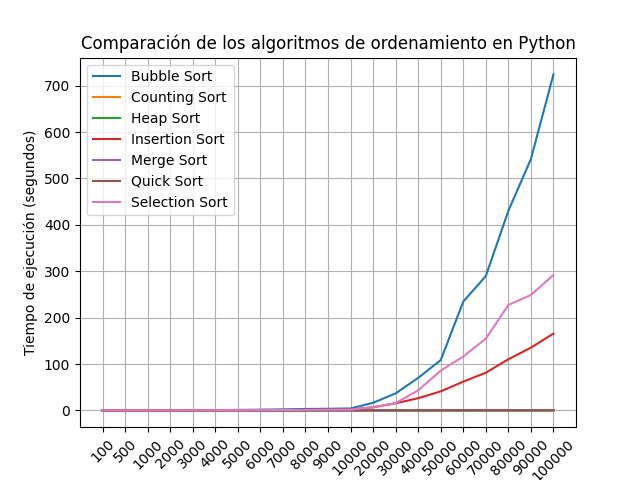

Python code for this plot:
import matplotlib.pyplot as plt

tiempos_bubble= []
with open("TIEMPOS\\tiempos_bubblesort_python.txt", "r") as archivo_tiempo_bubble:
    for linea in archivo_tiempo_bubble:
        tiempo = float(linea.split(":")[1].strip().split()[0])
        tiempos_bubble.append(tiempo)

tiempos_counting = []
with open("TIEMPOS\\tiempos_countingsort_python.txt", "r") as archivo_tiempo_counting:
    for linea in archivo_tiempo_counting:
        tiempo = float(linea.split(":")[1].strip().split()[0])
        tiempos_counting.append(tiempo)

tiempos_heap = []
with open("TIEMPOS\\tiempos_heapsort_python.txt", "r") as archivo_tiempo_heap:
    for linea in archivo_tiempo_heap:
        tiempo = float(linea.split(":")[1].strip().split()[0])
        tiempos_heap.append(tiempo)

tiempos_insertion = []
with open("TIEMPOS\\tiempos_insertionsort_python.txt", "r") as archivo_tiempo_insertion:
    for linea in archivo_tiempo_insertion:
        tiempo = float(linea.split(":")[1].strip().split()[0])
        tiempos_insertion.append(tiempo)

tiempos_merge = []
with open("TIEMPOS\\tiempos_mergesort_python.txt", "r") as archivo_tiempo_merge:
    for linea in archivo_tiempo_merge:
        tiempo = float(linea.split(":")[1].strip().split()[0])
        tiempos_merge.append(tiempo)


tiempos_quick = []
with open("TIEMPOS\\tiempos_quicksort_python.txt", "r") as archivo_tiempo_quick:
    for linea in archivo_tiempo_quick:
        tiempo = float(linea.split(":")[1].strip().split()[0])
        tiempos_quick.append(tiempo)

tiempos_selection = []
with open("TIEMPOS\\tiempos_selectionsort_python.txt", "r") as archivo_tiempo_selection:
    for linea in archivo_tiempo_selection:
        tiempo = float(linea.split(":")[1].strip().split()[0])
        tiempos_selection.append(tiempo)


# Tamaños de archivos correspondientes a los tiempos
tamanos = [100, 500, 1000, 2000, 3000, 4000, 5000, 6000, 7000, 8000, 9000, 10000, 20000, 30000, 40000, 50000, 60000, 70000, 80000, 90000, 100000]


plt.plot(tiempos_bubble,label='Bubble Sort')
plt.plot(tiempos_counting,label='Counting Sort')
plt.plot(tiempos_heap,label='Heap Sort')
plt.plot(tiempos_insertion,label='Insertion Sort')
plt.plot(tiempos_merge,label='Merge Sort')
plt.plot(tiempos_quick,label='Quick Sort')
plt.plot(tiempos_selection,label='Selection Sort')

plt.xlabel('Tamaños de archivos')  #nota: la etiqueta si aparece en la grafica pero en pantalla completa
plt.ylabel('Tiempo de ejecución (segundos)')
plt.title('Comparación de los algoritmos de ordenamiento en Python')
plt.legend()
plt.xticks(range(len(tamanos)),tamanos,rotation=45)
plt.grid(True)
plt.show()
